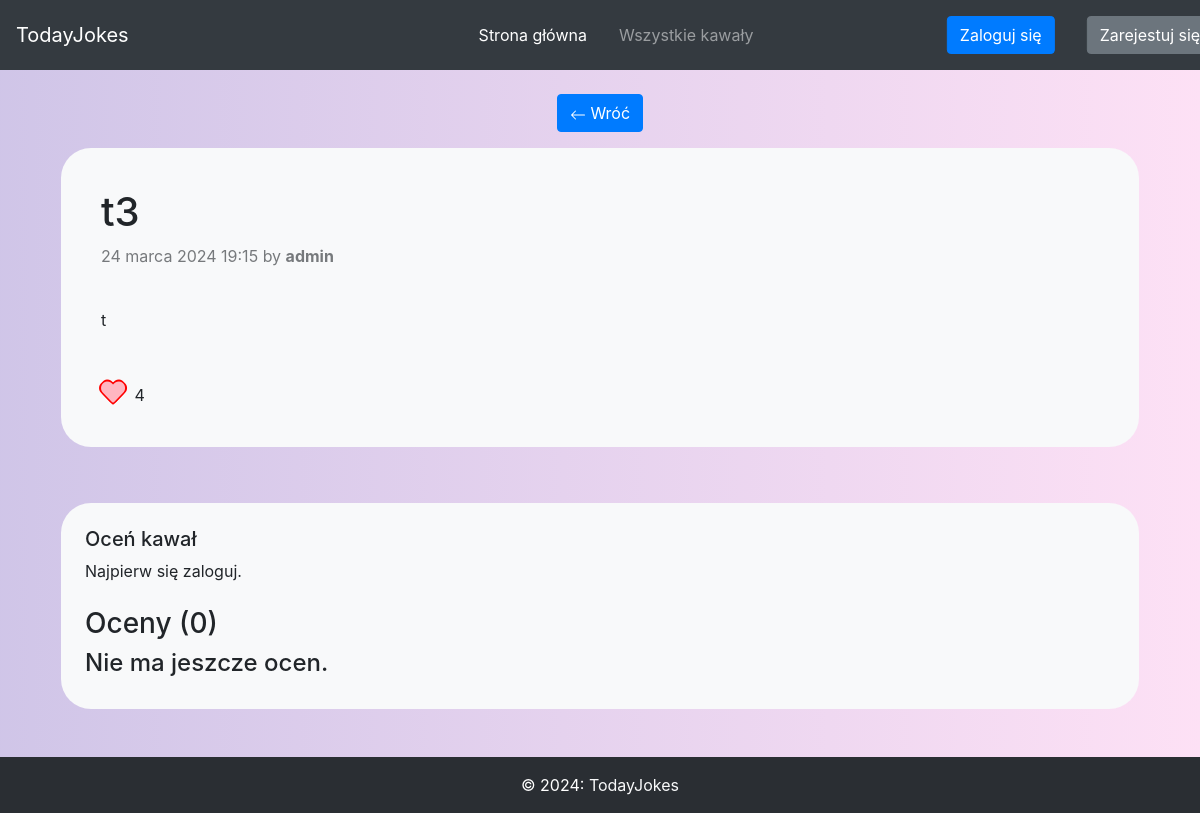
Page /joke-list/62/ on the committed database.
### jokes/models.py (models this page shows, shortened)
class Joke(models.Model):
    name = models.CharField(max_length=100)
    content = models.TextField()
    datetime = models.DateTimeField()
    author = models.ForeignKey(CustomUser, on_delete=models.CASCADE, default=1)
    likes = models.IntegerField(default=0)

class CustomUser(AbstractUser):
    ROLE_CHOICES = (
        ('ADMIN', 'Admin'),
        ('USER', 'User'),
    )
    role = models.CharField(max_length=5, choices=ROLE_CHOICES, default='USER')

### jokes/views.py (the view)
# urls.py: path('joke-list/<int:joke_id>/', views.joke_detail, name='joke_detail'),
def joke_detail(request, joke_id):
    selected_joke = get_object_or_404(Joke, pk=joke_id)
    review_list = ReviewRating.objects.filter(joke_id = joke_id)
    return render(request, "joke.html", {
        "joke": selected_joke,
        "user":request.user,
        "review_list": review_list
    })

### templates/joke.html (shortened to what this page needs)
{% extends 'base.html' %}
{% load static %}
{% load crispy_forms_tags %}
{% block content %}
    <div class="container mb-xl-5">
        <div class="container pt-4 text-center">
            <a href="{% url 'joke_list' %}">
                <button type="button" class="btn btn-primary">
                <svg xmlns="http://www.w3.org/2000/svg" width="16" height="16" fill="currentColor" class="bi bi-arrow-left" viewBox="0 0 16 16">
                  <path fill-rule="evenodd" d="M15 8a.5.5 0 0 0-.5-.5H2.707l3.147-3.146a.5.5 0 1 0-.708-.708l-4 4a.5.5 0 0 0 0 .708l4 4a.5.5 0 0 0 .708-.708L2.707 8.5H14.5A.5.5 0 0 0 15 8z"></path>
                </svg>
                Wróć
              </button>
            </a>
        </div>
        <div class="bg-light p-3 m-3" style="border-radius: 30px">
            <div class="container pl-4 pt-4">
                <h1>{{ joke.name }}</h1>
            </div>
                    <p class="blog-post-meta pl-4" style="opacity: 0.6">{{ joke.datetime }} by <b>{{ joke.author.username }}</b></p>
            <div class="container p-4">
                    {{ joke.content }}
            </div>
            <div class="p-4">
                        <i  class="fas fa-heart" onclick="jokeLike({{ joke.id }})" style="cursor:pointer;margin-right:5px; font-size:24px;color:#FFB6C1;text-shadow: -2px 0 #ff0000, 0 2px #ff0000, 2px 0 #ff0000, 0 -2px #ff0000; " onMouseOver="this.style.color='#ff0000'"  onMouseOut="this.style.color='#FFB6C1'"></i>
            <span id="likes_{{ joke.id }}">{{ joke.likes }}</span>
            </div>
        </div>
        <br>
            <div class="bg-light p-4 m-3  " style="border-radius: 30px">
				<form action="{% url 'submit_review' id=joke.id %}" method="POST">
					<h5>Oceń kawał</h5>
                    {% if request.user.is_authenticated %}
					<div>
						<br>
						Review:
						<textarea name="review" rows="4" class="form-control"></textarea>
						<br>
								<input type="submit" value="Submit Review" class="btn btn-primary">
					</div>
                    {% else %}
                        <div>Najpierw się zaloguj.</div>
                    {% endif %}
				</form>
                <br>
                        <h3>			Oceny	({{ review_list.count }})		</h3>
                {% if not review_list%}
<h4>			Nie ma jeszcze ocen.		</h4>
{%  endif%}
        </div>
            </div>
{% endblock %}

### jokes/static/css/styles.css (style rules this page uses)
body { text-align: center; }
body { background: #a18cd1; background: -webkit-linear-gradient(to right, rgba(161, 140, 209, 0.5), rgba(251, 194, 235, 0.5)); background: linear-gradient(to right, rgba(161, 140, 209, 0.5), rgba(251, 194, 235, 0.5)) }

### rows in the picture
Joke: name "t3", datetime "24 marca 2024 19:15", author.username "admin", content "t", likes "4"

### other values in the picture
{{ review_list.count }} "0"
